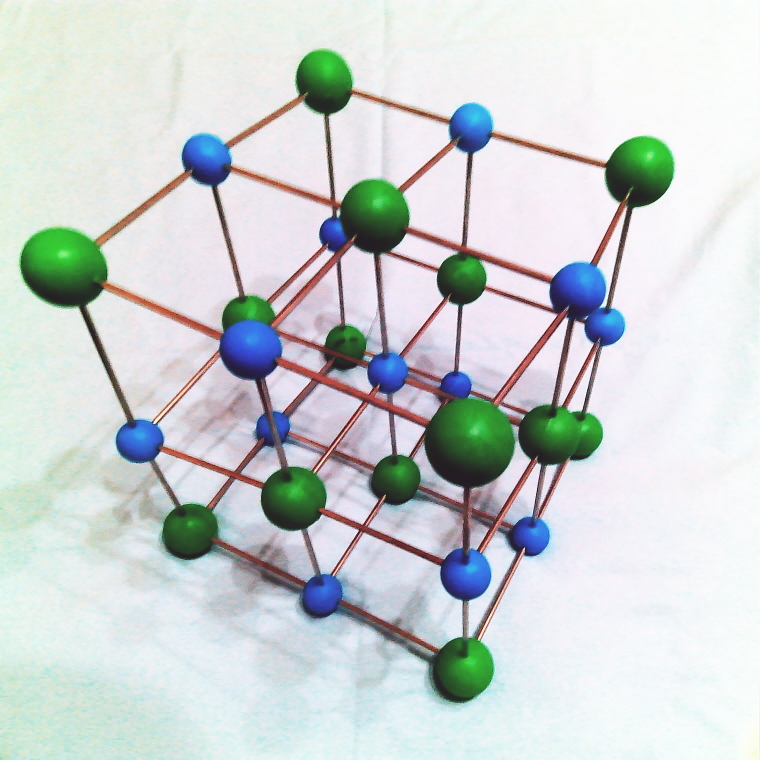
#> input picture Hamster/Week 18/Left3.jpg, 1520 x 1520 px (shown at 1/2 size)
$ python pt_line_dis.py
#> lines starting #> are read from the running program, lines starting #| are printed output that depends on the picture; after the words box and inside, x2 and y2 are one past the last pixel; in counts of white or black regions, pixels touching at a corner belong together
### Hamster/Week 18/HoughLineDetect.py
'''
Author: your name
Date: 2021-09-03 09:10:43
LastEditTime: 2021-10-13 16:01:36
LastEditors: Please set LastEditors
Description: In User Settings Edit
FilePath: \test\Hough_Line_Detect_2.py
'''

import cv2
import numpy as np
from matplotlib import pyplot as plt

src = cv2.imread('Left3.jpg')
#> src is the input picture: shape (1520, 1520, 3); mean B, G, R 210.6, 210.3, 204.3
#src = cv2.resize(src,(800,800)) #图片做缩放适应性处理
srcBlur = cv2.GaussianBlur(src, (3, 3), 0) #高斯平滑
gray = cv2.cvtColor(srcBlur, cv2.COLOR_BGR2GRAY) #高斯平滑后的图像转为灰度图
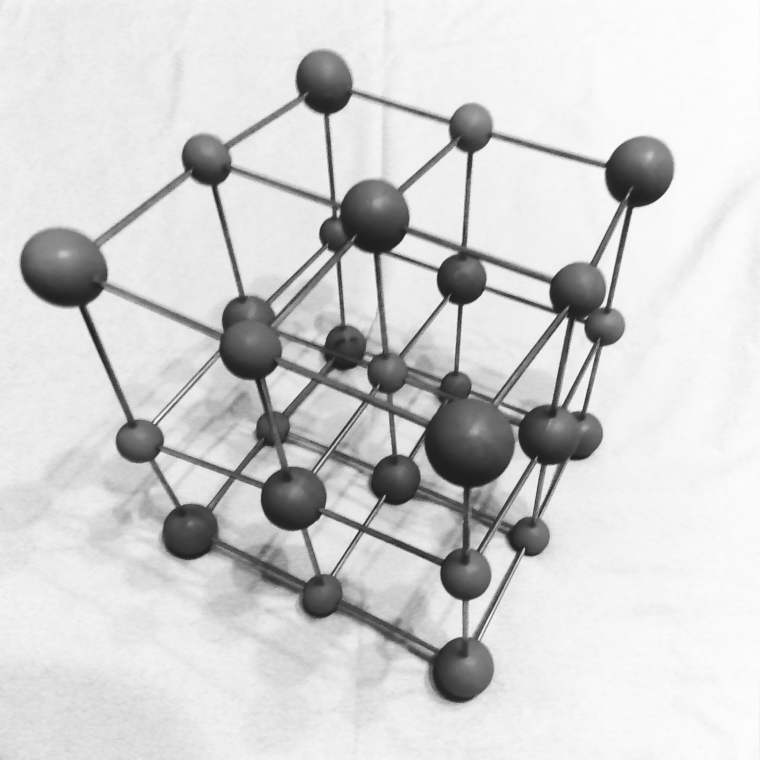
#> gray: shape (1520, 1520) (shown at 1/2 size); min 29, max 254, mean 208.5
edges = cv2.Canny(gray, 50, 150, apertureSize=3)
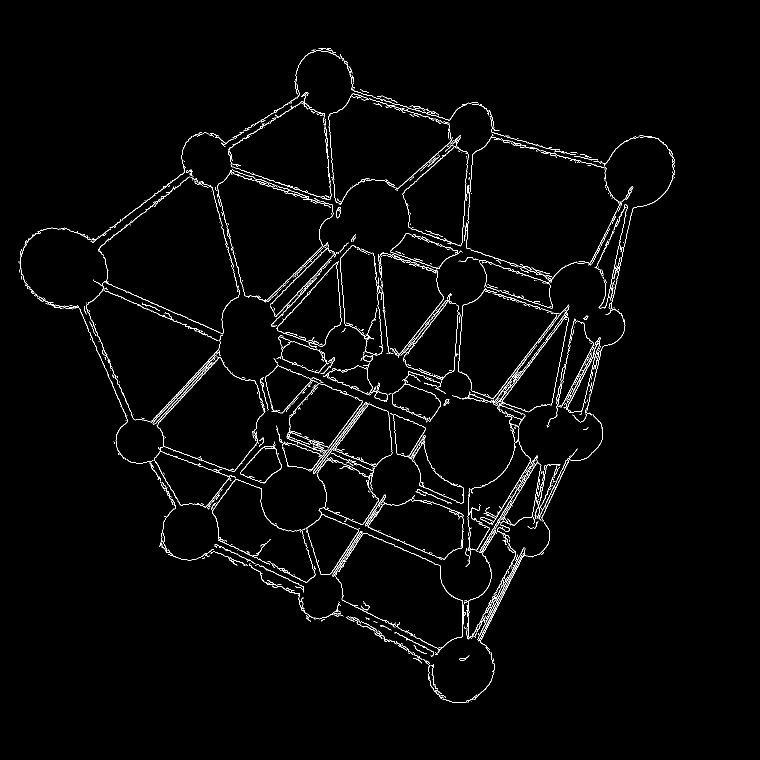
#> edges: shape (1520, 1520) (shown at 1/2 size); 1.9% white in thin lines or dots, all inside (x1, y1, x2, y2) = (37, 96, 1350, 1406)

lista = []
listb = []
listc = []
threshold = 95

lines = cv2.HoughLines(edges, 1, np.pi/180, threshold) #得到所有的在threshold里的霍夫直线
#> lines = 711 rows, first 8: [812, 0.785], [439, 1.97], [164, 1.9], [455, 1.97], [1284, 0.646], [1071, 0.646], [1390, 0.541], [1370, 0.471]
img = src.copy()
for line in lines:
    # rho = line[0][0]
    # theta = line[0][1]
    flag = 0
    rho, theta = line[0]
    a = np.cos(theta)
    b = np.sin(theta)
    x0 = a*rho
    y0 = b*rho
    x1 = int(x0 + 1000*(-b))
    y1 = int(y0 + 1000*(a))
    x2 = int(x0 - 1000*(-b))
    y2 = int(y0 - 1000*(a))
    if (x2 != x1):
        k = (y2 - y1)/(x2 - x1)
        b = y2 - k * x2
        lista.append(round(k,3))
        listc.append(round(b,3))
        listb.append(-1)
    else:
        lista.append(1)
        listc.append(round(-x1,3))
        listb.append(0)

    if (len(lista)>1):
        for i in range(0, len(lista)-1):
            if ((k - lista[i] <= 1.5) and (b- listc[i] <= 30)):
                lista.pop()
                listb.pop()
                listc.pop()
                flag = 1
                break
            else:
                continue
    if (flag == 0):
        cv2.line(img, (x1, y1), (x2, y2), (0, 0, 255), 2) #draw lines based on the original image
#> this loop made 711 passes
#> (rho, theta, a, x0, y0, x1, y1) on passes 1 to 12: (812, 0.785, 0.707, 574.2, 574.2, -132, 1281), (439, 1.97, -0.391, -171.5, 404.1, -1092, 13), (164, 1.9, -0.326, -53.39, 155.1, -998, -170), (455, 1.97, -0.391, -177.8, 418.8, -1098, 28), (1284, 0.646, 0.799, 1025.4, 772.7, 423, 1571), (1071, 0.646, 0.799, 855.3, 644.5, 253, 1443), (1390, 0.541, 0.857, 1191.5, 715.9, 676, 1573), (1370, 0.471, 0.891, 1220.7, 622, 766, 1512), (1426, 0.454, 0.899, 1281.7, 625.1, 843, 1523), (1384, 0.541, 0.857, 1186.3, 712.8, 671, 1569), (1068, 0.646, 0.799, 852.9, 642.7, 251, 1441), (804, 0.75, 0.731, 588, 548.3, -93, 1279)
#> line on passes 55 to 60: [[739, 1.92]], [[1422, 0.454]], [[1180, 0.576]], [[949, 0.663]], [[983, 0.716]], [[835, 0.75]]
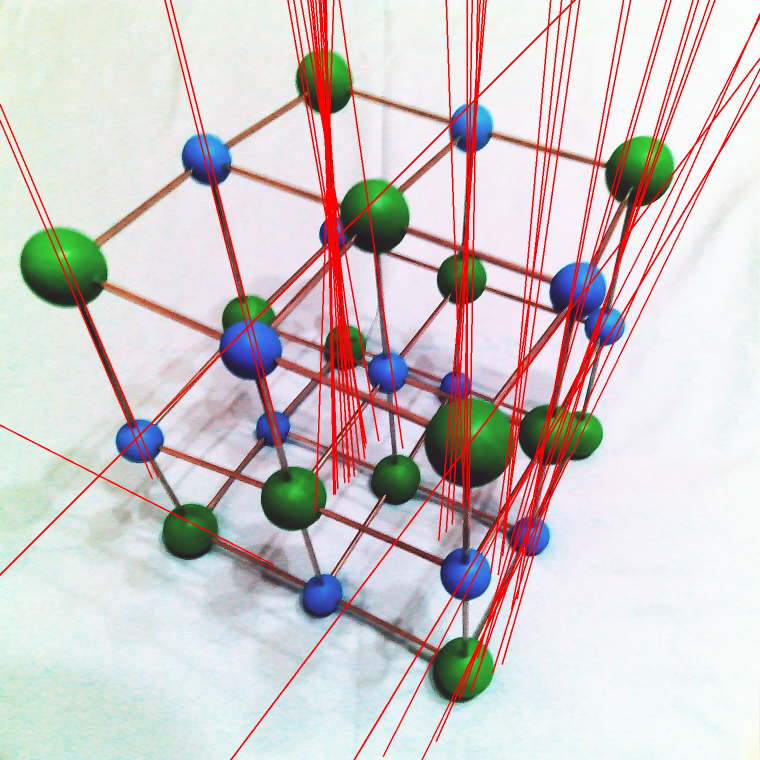
#> img: shape (1520, 1520, 3) (shown at 1/2 size); 5.73% of pixels changed, all inside (x1, y1, x2, y2) = (0, 0, 1520, 1520)


cv2.imwrite("Houghline.jpg",img)
plt.imshow(img),plt.show()

### Hamster/Week 18/find_houghcircle.py
import cv2
import numpy as np
import math

# [9 lines left out: function findcircle, not called in this run]

def Hough(str1):
#> called with str1 = 'Left3.jpg'
    img = cv2.imread(str1)
    img = cv2.medianBlur(img, 5)
    gray = cv2.cvtColor(img, cv2.COLOR_BGR2GRAY)
    edges = cv2.Canny(gray, 100, 200, apertureSize=3)
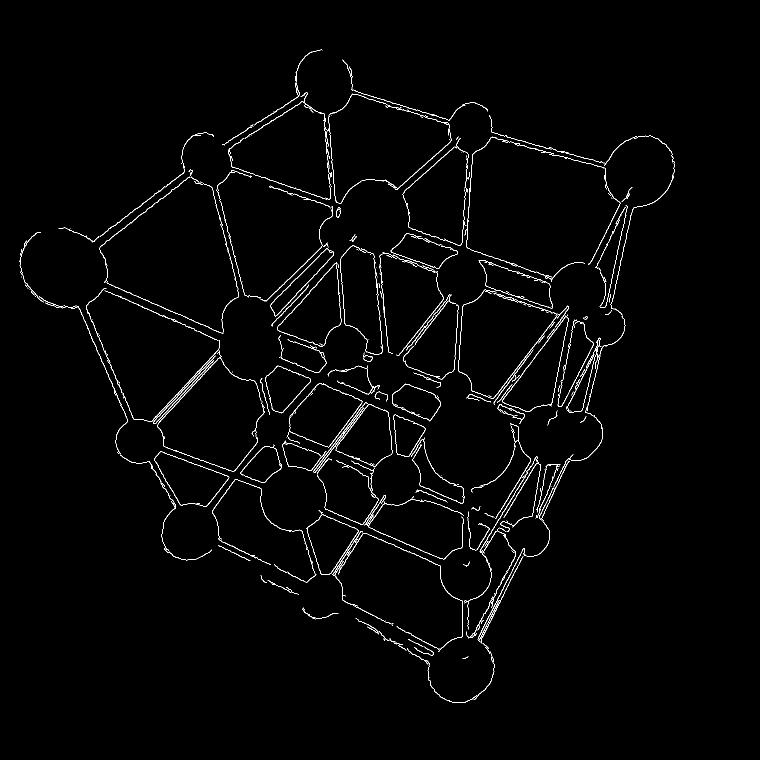
#> edges: shape (1520, 1520) (shown at 1/2 size); 1.5% white in thin lines or dots, all inside (x1, y1, x2, y2) = (39, 99, 1349, 1406)
    cimg = cv2.cvtColor(img, cv2.COLOR_BGR2GRAY)
    circles = cv2.HoughCircles(gray, cv2.HOUGH_GRADIENT, 1, 50,
                           param1=40, param2=20, minRadius=19,maxRadius=77)
    circles = np.uint16(np.around(circles))
    count=len(circles[0])
    return circles,count

circles1, count1= Hough('Left3.jpg')
circles2, count2= Hough('Right3.jpg')


#origin parameters
#circles = cv2.HoughCircles(gray, cv2.HOUGH_GRADIENT, 1, 50,
 #                          param1=40, param2=20, minRadius=19,maxRadius=77)

### Hamster/Week 18/pt_line_dis.py
import math
import cv2
from matplotlib.pyplot import xcorr
import HoughLineDetect
#> (the run stopped early here; a loop or call above may not have finished)
